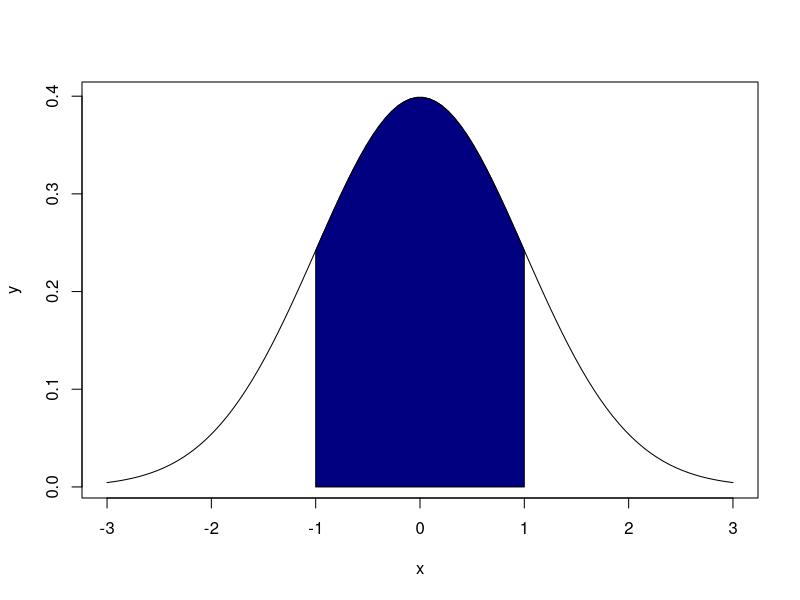

Here is the R script that generated this plot:
# Created on 
# Course work: 
# @author: Vedha
# Source:
# https://github.com/kiat/R-Examples/blob/master/Module-1-Example-5.R


# This is a visualization example. 
# We want to visualize the normal distribution cure and color some part of it. 

# Define a vector
x <- seq(from = -3, to = 3, length.out = 100)

# Apply the distribution density function to the vector
y <- dnorm(x)

# Plot it
plot(x, y, type="l")

# Shade an area from -1 to 1: define the area by specifying points along the outer edges and then use polygon function to fill the shape
xvalues <- x[x>=-1 & x<=1]
yvalues <- y[x>=-1 & x<=1]
region.x <- c(xvalues[1], xvalues, tail(xvalues, 1))
region.y <- c(0, yvalues, 0)

# print out the region.x to see what is inside. 
region.x
region.y

polygon(region.x, region.y, col="navy")
